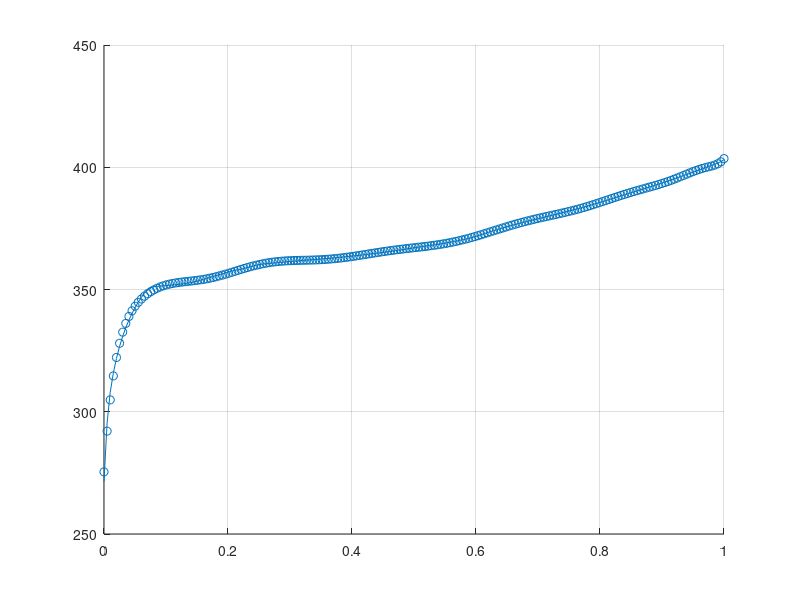

The MATLAB source for this figure:
load('SAMmodel.mat');
Tc = 25;


OCV0 = model.OCV0;
OCVrel = model.OCVrel;

% OCV_curve = OCV0 + Tc * OCVrel;
num_series        = 96;
num_parallel_cell = 20;
num_strings       = 14;

OCV0_pack   = num_series.*OCV0;
OCVrel_pack = num_series.*OCVrel;

OCV_curve = OCV0_pack + Tc * OCVrel_pack;

SOC_curve = model.SOC;

coe = polyfit(SOC_curve, OCV_curve, 15);

x = linspace(0,1,200);
y = polyval(coe,x);
scatter(x,y)
hold on; grid on
plot(SOC_curve, OCV_curve)

save('SOC_OCV_pack_coe.mat','coe');